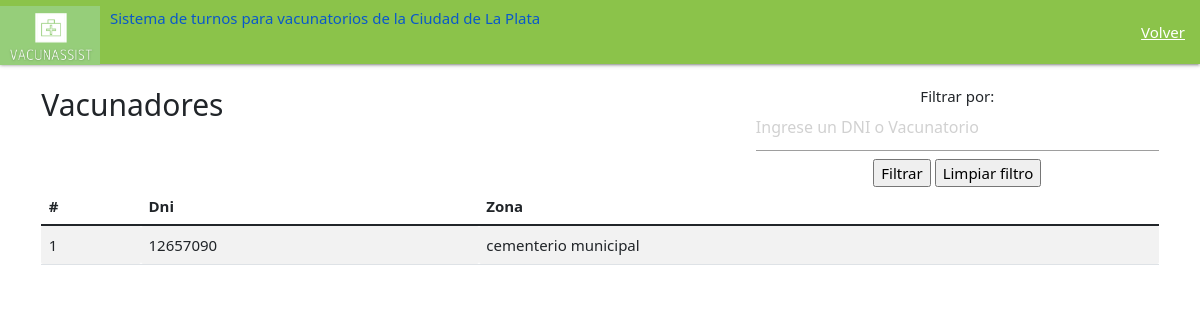
/lista-de-vacunadores/ (signed in), run on an earlier commit of the app's database.
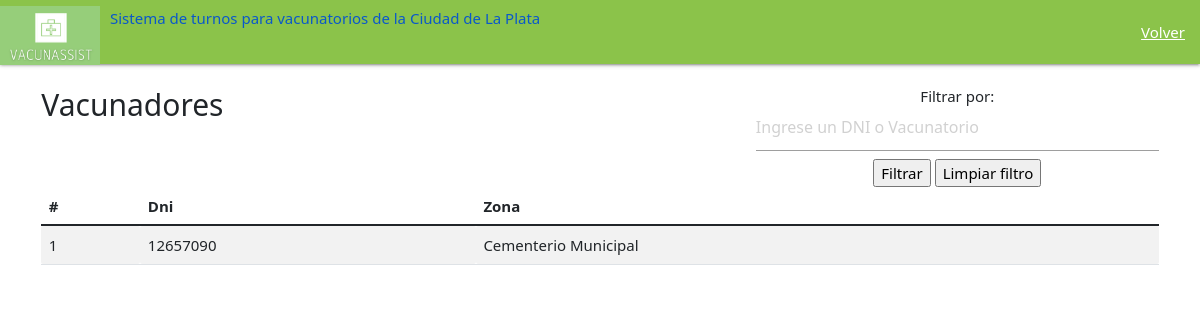
And on a later commit of the database.
### main/models.py (models this page shows, shortened)
class Vacunador(models.Model):
    vacunador_nombre= models.CharField(max_length=200)
    vacunador_apellido= models.CharField(max_length=20)
    vacunador_fechaNac= models.DateTimeField("fecha nacimiento")
    vacunador_zona= models.CharField(max_length=200)
    vacunador_dni= models.IntegerField()
    vacunador_email= models.EmailField(max_length=254)
    codigo= models.IntegerField()
    contraseña = models.CharField(max_length=200)

### main/views.py (the view)
# urls.py: path('lista-de-vacunadores/', views.lista_vacunadores, name= 'lista_vacunadores' ),
@login_required(login_url='/login/')
def lista_vacunadores(request):
    vacunadoresList= Vacunador.objects.all()
    print("0")
    try:
        if request.POST["filtro"] :
            print("entre al if de dni")
            try:
                if Vacunador.objects.filter( vacunador_dni =  request.POST["filtro"]).exists():
                    print("1")
                    por_dni = {Vacunador.objects.get(vacunador_dni = request.POST["filtro"])}
                    return render(request,"main/listado-vacunadores.html",{"vacunadores" :vacunadoresList, 'por_dni': por_dni, 'valor': 1})
                else:
                    return render(request,"main/listado-vacunadores.html",{"vacunadores" :vacunadoresList, 'por_dni': [], 'valor': 1})
            except ValueError:
                try:
                    if Vacunador.objects.filter( vacunador_zona =  request.POST["filtro"]).exists():
                        print("1")
                        por_vacunatorio= {Vacunador.objects.get(vacunador_zona = request.POST["filtro"])}
                        return render(request,"main/listado-vacunadores.html",{"vacunadores" :vacunadoresList, 'por_vacunatorio': por_vacunatorio,  'valor': 2})
                    else:
                        return render(request,"main/listado-vacunadores.html",{"vacunadores" :vacunadoresList, 'por_vacunatorio': [],  'valor': 2})
                except :
                    return render(request,"main/listado-vacunadores.html",{"vacunadores" :vacunadoresList,  'valor': 0})
    except :
        return render(request,"main/listado-vacunadores.html",{"vacunadores" :vacunadoresList, 'valor': 0})
    return render(request,"main/listado-vacunadores.html",{"vacunadores" :vacunadoresList, 'valor': 0})

### main/templates/main/listado-vacunadores.html (shortened to what this page needs)
<!DOCTYPE html>
{% load static %}
<html lang="en" dir="ltr">
  <head>
        <link rel="stylesheet" href="https://cdnjs.cloudflare.com/ajax/libs/materialize/1.0.0/css/materialize.min.css">
        <link type='text/css' href="{% static 'css/estilo.css' %}" rel="stylesheet" />
        <link href="https://cdn.jsdelivr.net/npm/bootstrap@5.1.3/dist/css/bootstrap.min.css" rel="stylesheet">
    <link href="https://cdn.jsdelivr.net/npm/bootstrap@5.1.3/dist/css/bootstrap.min.css" rel="stylesheet">
    <nav>
        <div class="nav-wrapper  light-green">
          <a href="/" class="brand-logo">
            <img src="{% static 'imagenes/Logo_VacunAssist_recortado.png' %}" class="img-fluid" width="100" height="66">
          <div class="right"  style="margin: 9px 0px 0px 10px">
            <h6>Sistema de turnos para vacunatorios de la Ciudad de La Plata</h6>
            </div>
          </a>
          <ul id="nav-mobile" class="right hide-on-med">
            <li><a href="/inicio_admin/">Volver</a></li>
          </ul>
        </div>
      </nav>
      <body>
        <div class="center">
        <div class="container py-4">
          <div class="row">
            <div class="col-md-12">
                <div class="right">
                  <form method="POST">
                    <h6 style="margin: 0" for="filtrar">Filtrar por:</h6>
                    <input list="lista" name="filtro" id="filtro" placeholder="Ingrese un DNI o Vacunatorio" >
                    <input type="submit" value="Filtrar" id="filter" name="filter" >
                    <a href='lista-de-vacunadores/'>
                    <input type="submit" id="limpiar" name="limpiar" value="Limpiar filtro" ></a>
                  </form>
                </div>
            <div class="left">
              <h2>Vacunadores</h2>
                </div>
            </div>
<div class="table-responsive">
    <table class="table table-striped">
      <thead>
        <tr>
          <th style="text-align: left">#</th>
          <th style="text-align: left">Dni</th>
          <th style="text-align: left"> Zona </th>
      </thead>
      <tbody>
        {% if valor == 0 %}
        {% for c in vacunadores %}
        <tr>
          <td>{{forloop.counter}}</td>
          <td>{{c.vacunador_dni}}</td>
          <td> {{c.vacunador_zona}}</td>
        </tr>
        {% endfor%}
        {% endif%}
      </tbody>
    </table>
    </body>

What changed in the data, as far as the page shows it:
changed Vacunador: vacunador_zona "cementerio municipal" → "Cementerio Municipal"
